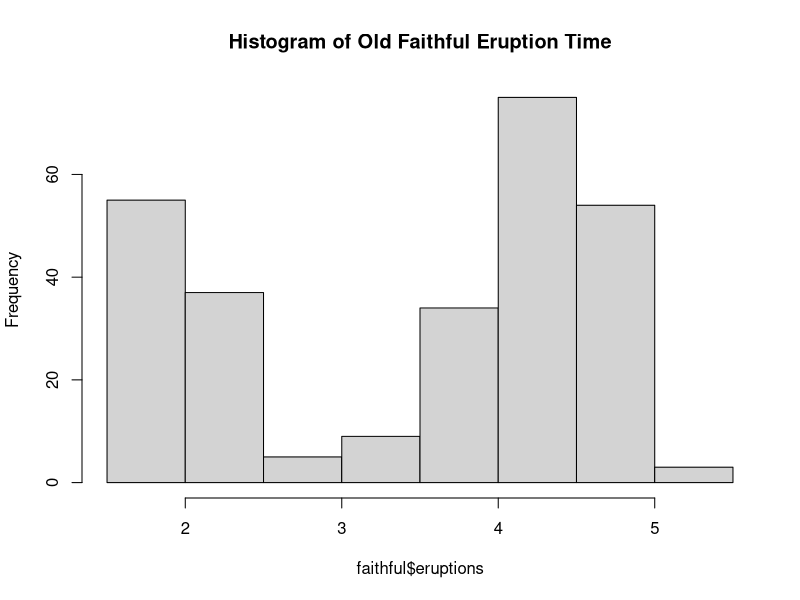
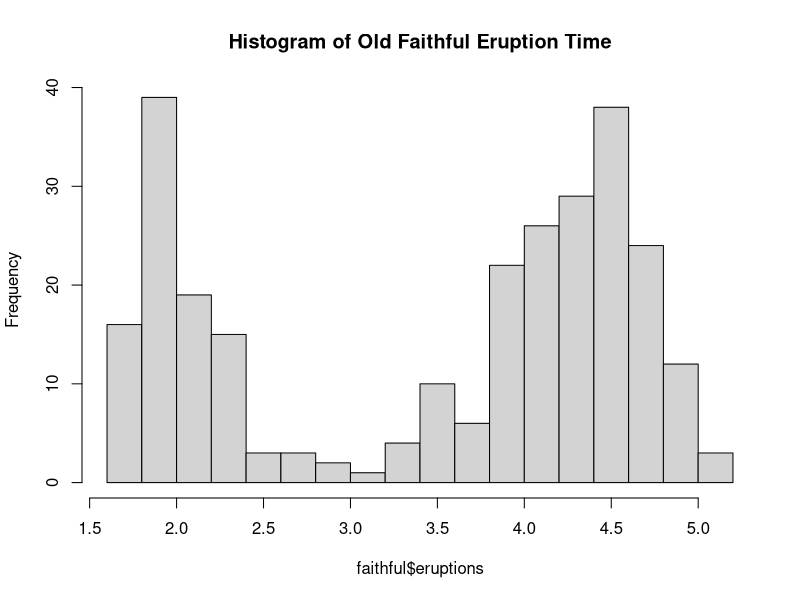
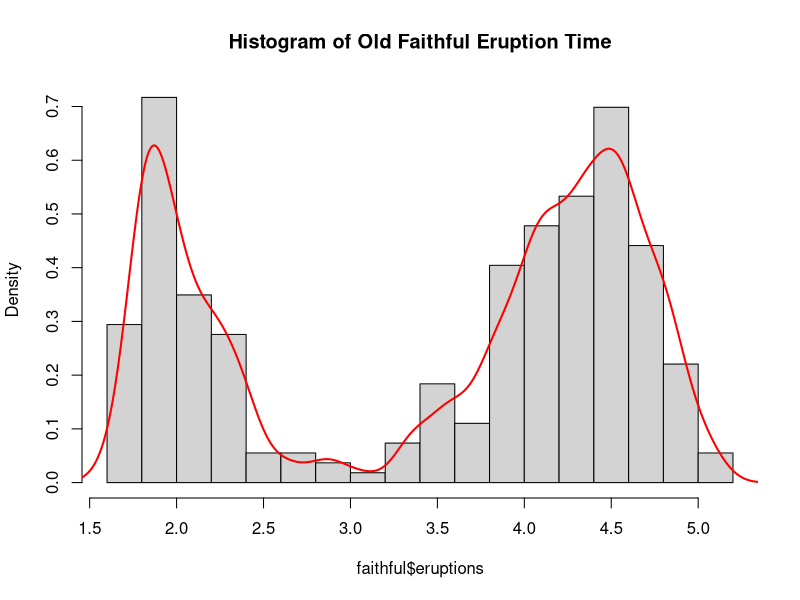
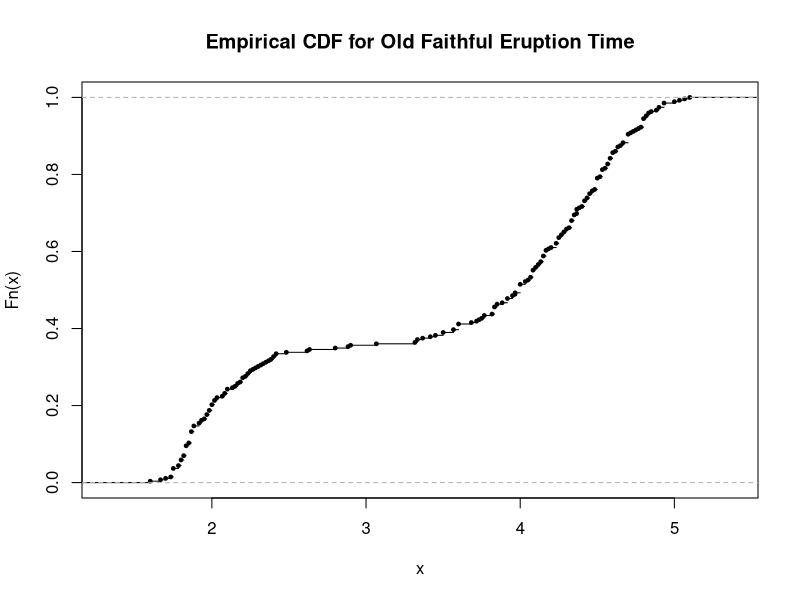
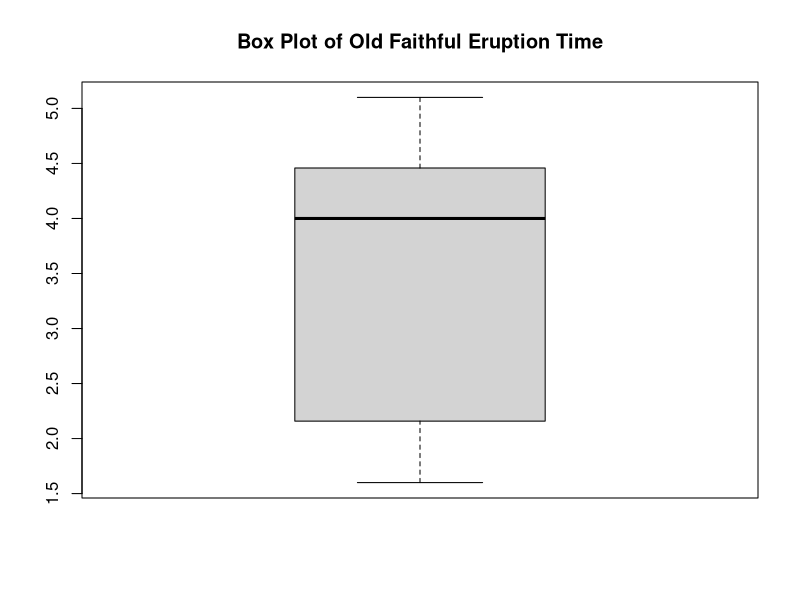
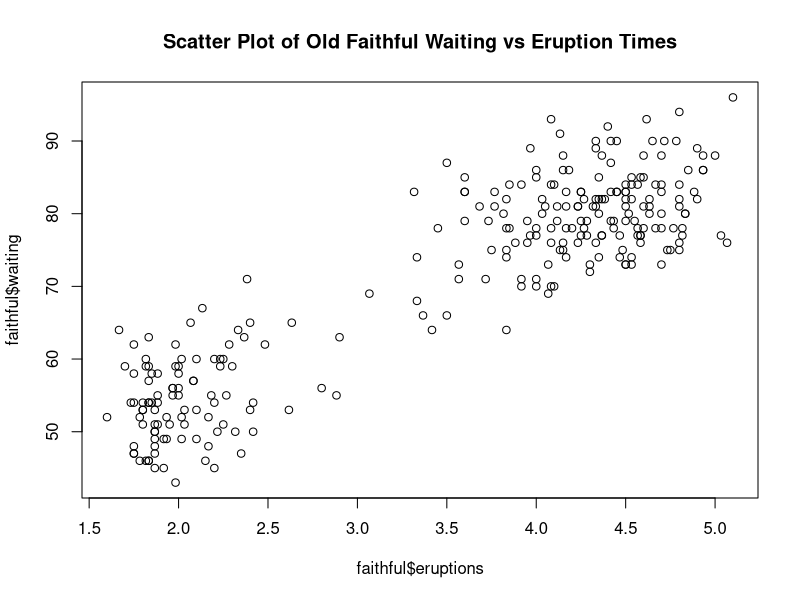
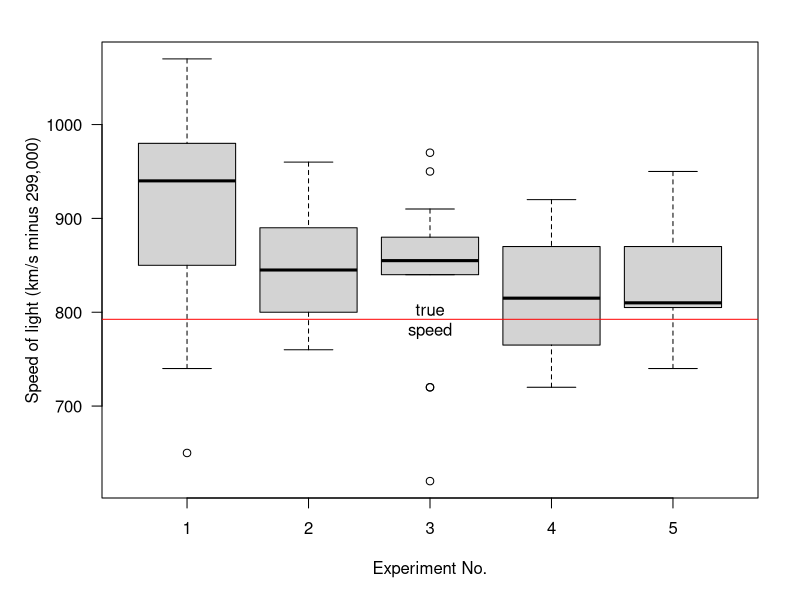

The R source for these figures, in order:
## ---- chunk 1
knitr::opts_chunk$set(echo = TRUE, comment = "")
## ---- chunk 2
faithful
## ---- chunk 3
faithful$eruptions
## ---- chunk 4
faithful$waiting
## ---- chunk 5
summary(faithful)
## ---- chunk 6
mean(faithful$eruptions)   # mean
median(faithful$eruptions) # median
var(faithful$eruptions)    # variance
sd(faithful$eruptions)     # standard deviation
## ---- chunk 7
hist(faithful$eruptions, main="Histogram of Old Faithful Eruption Time")
## ---- chunk 8
hist(faithful$eruptions, main="Histogram of Old Faithful Eruption Time", breaks=20)
## ---- chunk 9
hist(faithful$eruptions, main="Histogram of Old Faithful Eruption Time", breaks=20, freq=FALSE)
lines(density(faithful$eruptions, bw = 0.1), col = 'red', lw = 2)
## ---- chunk 10
plot(ecdf(faithful$eruptions), cex.points=0.5, main="Empirical CDF for Old Faithful Eruption Time")
## ---- chunk 11
boxplot(faithful$eruptions, main="Box Plot of Old Faithful Eruption Time")
## ---- chunk 12
cov(faithful$waiting, faithful$eruptions)
cor(faithful$waiting, faithful$eruptions)
## ---- chunk 13
plot(faithful$eruptions, faithful$waiting, main="Scatter Plot of Old Faithful Waiting vs Eruption Times")
## ---- chunk 14
morley$Expt <- factor(morley$Expt)
par(las=1, mar=c(5.1, 5.1, 2.1, 2.1))
boxplot(Speed ~ Expt, morley, xlab = "Experiment No.",
        ylab="Speed of light (km/s minus 299,000)")
abline(h=792.458, col="red")
text(3,792.458,"true\nspeed")
